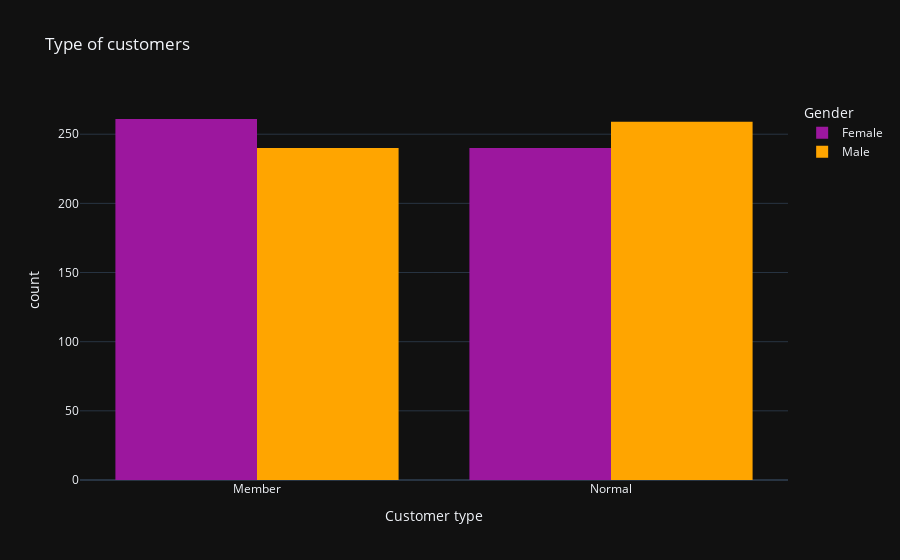

Here is the notebook cell this chart was saved with:
### Markdown cell above
* This graph represents the total number of products bought by the respective genders -
---

### Code cell
#2 Finding the total number of customrs belonging to the particular type 
px.histogram(data_frame=df,
             x='Customer type',
             color='Gender',
             template='plotly_dark',
             color_discrete_map={
                 'Female':'#9c179e',
                 'Male':'orange'
             },
             opacity=1,
             barmode='group',
             title="Type of customers"
            )

### Figure 1 — Plotly figure (JSON) as saved in the notebook; plotly's stock layout.template omitted (floating-point values rounded to 4 significant figures; data arrays with more than 128 entries replaced by an {"elided": "..."} marker saying what was removed)
{"data": [{"alignmentgroup": "True", "bingroup": "x", "hovertemplate": "Gender=Female<br>Customer type=%{x}<br>count=%{y}<extra></extra>", "legendgroup": "Female", "marker": {"color": "#9c179e", "opacity": 1, "pattern": {"shape": ""}}, "name": "Female", "offsetgroup": "Female", "orientation": "v", "showlegend": true, "type": "histogram", "x": {"elided": "501 str values"}, "xaxis": "x", "yaxis": "y"}, {"alignmentgroup": "True", "bingroup": "x", "hovertemplate": "Gender=Male<br>Customer type=%{x}<br>count=%{y}<extra></extra>", "legendgroup": "Male", "marker": {"color": "orange", "opacity": 1, "pattern": {"shape": ""}}, "name": "Male", "offsetgroup": "Male", "orientation": "v", "showlegend": true, "type": "histogram", "x": {"elided": "499 str values"}, "xaxis": "x", "yaxis": "y"}], "layout": {"barmode": "group", "legend": {"title": {"text": "Gender"}, "tracegroupgap": 0}, "title": {"text": "Type of customers"}, "xaxis": {"anchor": "y", "domain": [0, 1], "title": {"text": "Customer type"}}, "yaxis": {"anchor": "x", "domain": [0, 1], "title": {"text": "count"}}}}
